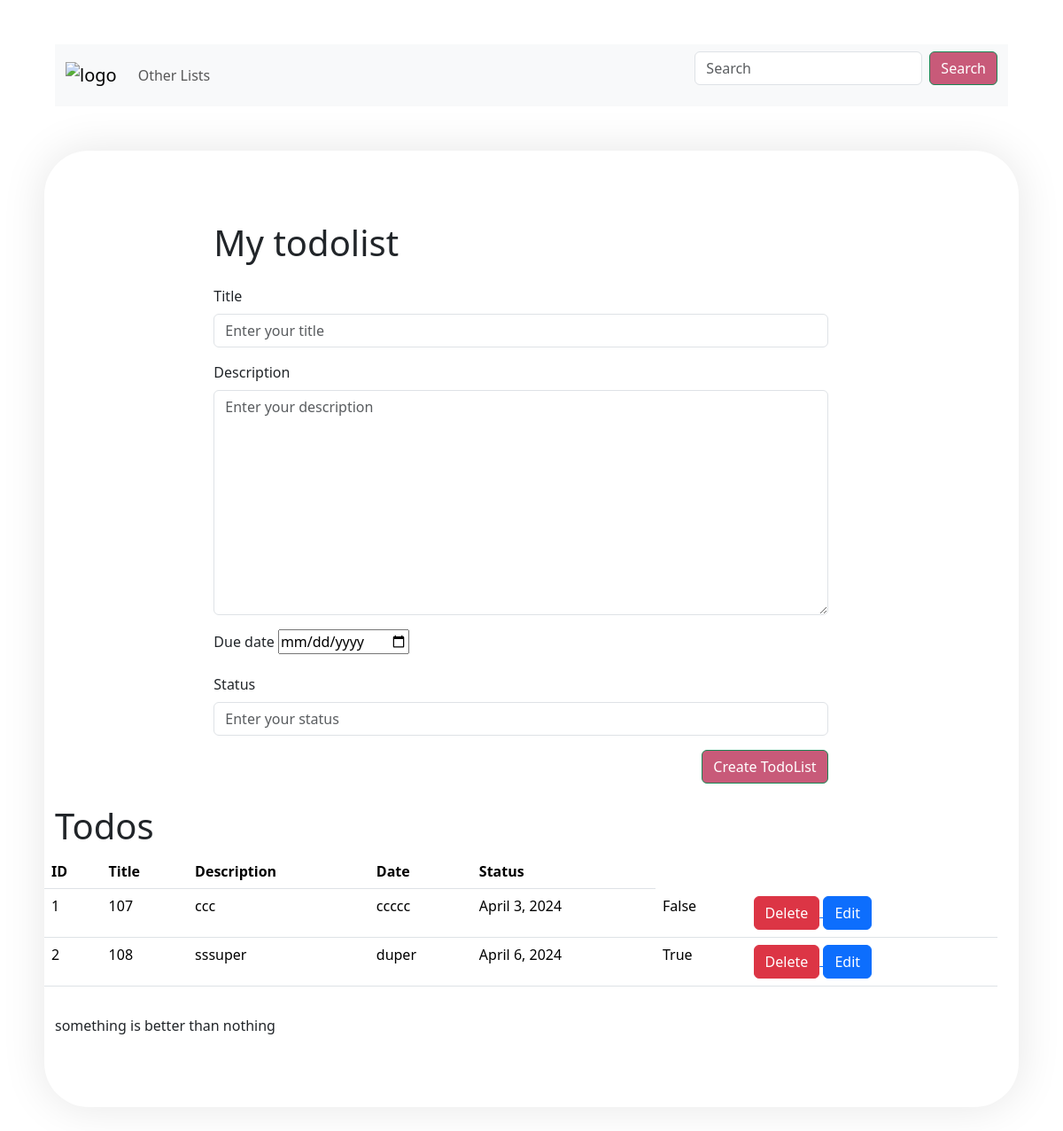
Page /lists on the committed database.
### todos/models.py (models this page shows, shortened)
class List(models.Model):
    title = models.CharField(null=False, max_length=255,default='')
    description = models.CharField(null=False, max_length=3000,default='')
    due_date = models.DateField(null=False, blank=False)
    status = models.BooleanField(null=False, default=False)

### todos/views.py (the view, shortened to what this page needs)
# urls.py: path('', lists_page_view, name='lists'),
def lists_page_view(request):
    if request.method == 'GET':
        form = CreateTodosForm()
        lists = List.objects.all()
        return render(request, 'todos/lists.html', {'lists': lists, 'form': form})

### todos/forms.py
class CreateTodosForm(forms.Form):
    title = forms.CharField(min_length=1, max_length=255, required=True,
                            widget=forms.TextInput(attrs={'class':'form-control', 'placeholder': 'Enter your title'
                                                          }))
    description = forms.CharField(min_length=1, max_length=3000, required=True,
                                  widget=forms.Textarea(
                                      attrs={'class': 'form-control', 'placeholder': 'Enter your description'
                                             }))
    due_date = forms.DateField(widget=forms.DateInput(attrs={'type':'date'}))
    status = forms.BooleanField(widget=forms.TextInput(attrs={'class':'form-control', 'placeholder': 'Enter your status'
                                                          }))

### todos/templates/todos/lists.html (shortened to what this page needs)
<html><!DOCTYPE html>
<html lang="en">
<head>
    <link rel="stylesheet" href="https://cdnjs.cloudflare.com/ajax/libs/font-awesome/5.15.4/css/all.min.css" />
    {% extends 'base.html' %}
    {% block content %}
          <div class="container-fluid">
              <div class="row">
                  <div class="col-12">
                      {% include 'header.html' %}
                  </div>
              </div>
          </div>
            <div class="container">
                <div class="row">
                <div class="row">
                    <div class="col-8 offset-2">
                        <h1>My todolist</h1>
                         <form action="/lists" method="POST" class="my-4">
                             {% for field in form %}
                                 <div class="mb-3">
                                     <label class="form-label" for="{{ field.auto_id }}">{{ field.label }}</label>
                                          {{ field }}
                 </div>
             {% endfor %}
             <div>
                 <div class="d-flex justify-content-end">
                 <button class="btn btn-success" type="submit">Create TodoList</button>
                 </div>
             </div>
         </form>
                    </div>
                </div>
                <div class="row">
                    <div class="col-12">
                        <h1>Todos</h1>
                    </div>
                      {% if lists|length > 0 %}
                    <table class="table">
  <thead>
    <tr>
      <th scope="col">ID</th>
        <th scope="col">Title</th>
        <th scope="col">Description</th>
      <th scope="col">Date</th>
      <th scope="col">Status</th>
    </tr>
  </thead>
  <tbody>
            {% for list in lists %}
            <tr>
                <td>{{ forloop.counter }}</td>
                <td>{{ list.id }}</td>
                <td>{{ list.title }}</td>
                <td>{{ list.description }}</td>
                <td>{{ list.due_date }}</td>
                <td>{{ list.status }}</td>
                   <td>
                       <a href="{% url 'delete_list_page' pk=list.id %}">
                           <button class="btn btn-danger">Delete</button>
                       </a>
                       <a href="{% url 'edit_list_page' pk=list.id %}">
                         <button class="btn btn-primary">Edit</button>
                       </a>
                   </td>
            </tr>
                {% endfor %}
  </tbody>
</table>
                           {% else %}
                              <div class="col-12">
                                   <p>Todos Not Found</p>
                              </div>
                           {% endif %}
                </div>
            </div>
      {% include 'footer.html' %}
    {% endblock %}

### templates/base.html (shortened to what this page needs)
{% load static %}
<html>
    <head>
        <link rel="stylesheet" href="{% static 'css/bootstrap.min.css' %}"/>
    </head>
        <body>
            {% block content %}
            {% endblock %}
        </body>
</html>

### templates/header.html (shortened to what this page needs)
{% load static%}
    <nav class="navbar navbar-expand-lg bg-body-tertiary">
  <div class="container-fluid">
    <a class="navbar-brand" href="lists">
      <img src="{% static 'images/logo.png'%}" alt="logo" style="max-width: 80px"/>
    </a>
    <div class="collapse navbar-collapse" id="navbarTogglerDemo03">
      <ul class="navbar-nav me-auto mb-2 mb-lg-0">
        <li class="nav-item">
          <a class="nav-link" href="lists">Other Lists</a>
        </li>
      </ul>
      <form class="d-flex" role="search">
        <input class="form-control me-2" type="search" placeholder="Search" aria-label="Search">
        <button class="btn btn-outline-success" type="submit">Search</button>
      </form>
    </div>
  </div>
</nav>

### templates/footer.html
<footer>
    something is better than nothing
</footer>

### todos/templates/todos/lists.html (style rules this page uses)
body { font-family: Arial, sans-serif; margin: 0; padding: 50; background-color: #FFC0CB; color: #333; }
.container { max-width: 800px; margin: 50px auto; padding: 80px; background-color: #fff; border-radius: 50px; box-shadow: 0 0 50px rgba(0, 0, 0, 0.1); }
button[type="submit"] { background-color: #c85a79; color: #fff; cursor: pointer; }

### rows in the picture
List: id "107", title "ccc", description "ccccc", due_date "April 3, 2024", status "False"
List: id "108", title "sssuper", description "duper", due_date "April 6, 2024", status "True"

### other values in the picture
{{ field.label }} "Title" "Description" "Due date" "Status"
